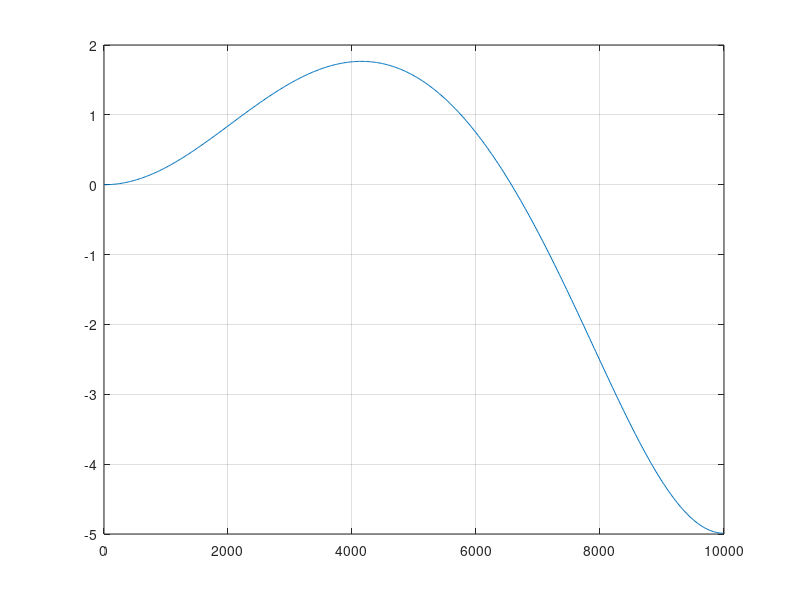

The MATLAB source for this figure:
fs= 4000;
fp= 2000;
fs= 20000;
fn = fs/2;
fc= (fs-fp)/2/fn;
tw= abs(fs-fp)/fs;
N= ceil(4/tw);
if(rem(N,2)==0)
    N=N+1;
end
wn= hanning(N);
hd = fir1(N-1,fc,boxcar(N));
hn= fir1(N-1,fc,wn);
[H,f]= freqz(hd,1, 512,fs);
mag = 20*log10(abs(H));
plot(f, mag), grid on;